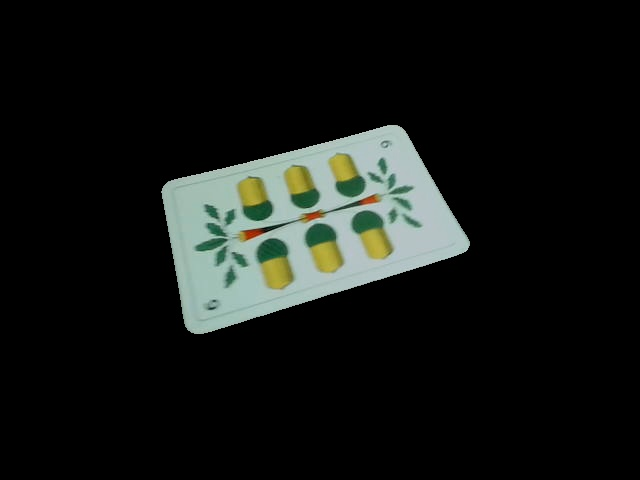
#> input picture images/02_data_preparation/datascan_ii/A0_000011.jpg, 640 x 480 px, given as the content of the folder ./images/a, which was not available
$ jupyter execute 02_DataPreparation_03.ipynb   (text cells are left out)
#> lines starting #> are read from the running program, lines starting #| are printed output that depends on the picture; after the words box and inside, x2 and y2 are one past the last pixel; in counts of white or black regions, pixels touching at a corner belong together; pictures that were not available may be replaced by others from this repository, and a replacement may not be noted
#> further down, myImage is the input picture: shape (480, 640, 3); mean B, G, R 20.6, 23.1, 20.1
### JassSummarizer.py
from enum import Enum
from PIL import Image
from IPython.core.display import display, HTML
import pandas as pd
import numpy as np
import cv2                                                              # computer vision python library see README.md dependencies
import io
import base64
import skimage.color
import skimage.filters
import skimage.io

# Identifies the type of card (0-3) and includes also the mode of playinf (0-5)
Jassmode=Enum("Jassmode","Eicheln,Schellen,Schilten,Rosen,Topdown,Downup",start=0)

# Identifies the names (value) of the cards
JassCN=Enum("JassCN","N6,N7,N8,N9,Banner,Bauer,Ober,Koenig,Ass",start=0)

# Identifies each available Card
JassCN2=Enum("JassCN2","A0,A1,A2,A3,A4,A5,A6,A7,A8,B0,B1,B2,B3,B4,B5,B6,B7,B8,C0,C1,C2,C3,C4,C5,C6,C7,C8,D0,D1,D2,D3,D4,D5,D6,D7,D8",start=0)

# stores the values the cards have depending on their node they run
JassRegular=[0,0,0,0,10,2,3,4,11]
JassTrumpf=[0,0,0,14,10,20,3,4,11]
JassTopdown=[0,0,8,0,10,2,3,4,11]
JassDownup=[11,7,8,0,10,2,3,4,0]

# function to get the name by cardId
# [4 lines left out: function jassCardName, not called in this run]

# short routine for image scaling
def scaleImage(img,scaleFactor):
    width  = int(img.shape[1] * scaleFactor / 100)
    height = int(img.shape[0] * scaleFactor / 100)
    dim    = (width, height)
    return cv2.resize(img, dim, interpolation = cv2.INTER_AREA)

# highlighter within pandas tables
# [14 lines left out: functions highlight_min, rgb2gray, not called in this run]

# Main routine to analyze the image
# 1st return parameter image Original
# 2nd return parameter mask
# 3rd return parameter image with countour drawn
# 4th originalmaked image baut with full black background
# 5th croped imaged^with largest boundingbox
# boundingbox dimension datas (x,y,w,h)
def analyzeScan(frame, kThreshold = 0.4):
#> called with kThreshold = 0.5
    frameOrg=np.copy(frame)                                             # make a copy from input image
    x=y=w=h=0                                                           # initialize values, will be all zero if no contours where found
    src_gray = cv2.cvtColor(frame, cv2.COLOR_BGR2GRAY)                  # opencv prefered color channel BlueGreenRed converting to grayscale before thresholding
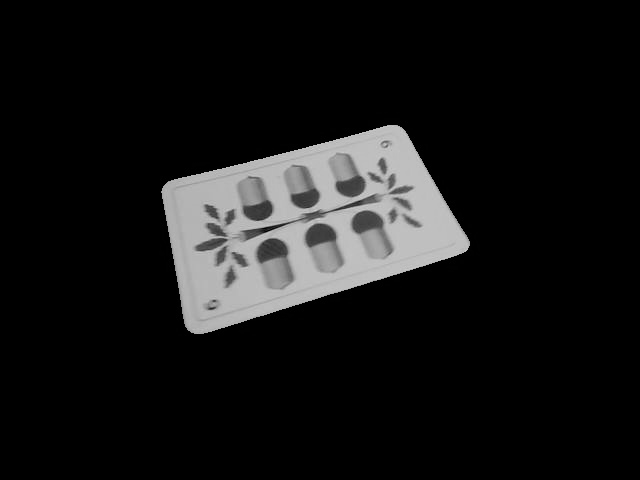
#> src_gray: shape (480, 640); min 0, max 210, mean 21.9
    #blur = cv2.blur(src_gray,(5,5))                                    # bluring the image with opencv lib which was not as good as the next line
    #cv2.GaussianBlur(src_gray,(5,5),0)                                 # not verified yet, take next line as preferred
    blur = skimage.filters.gaussian(src_gray, sigma=2)                  # <== would be nice to have a solution in opencv
    mask = blur > kThreshold                                            # apply threshold
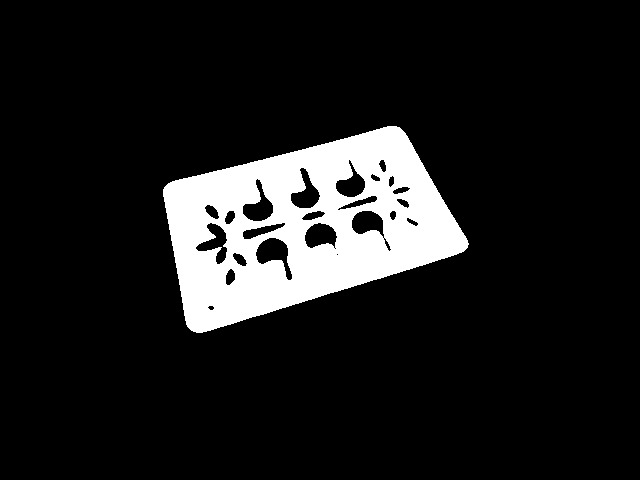
#> mask: shape (480, 640) bool; 11.2% white; 1 white region, box (x1, y1, x2, y2) and area: (163, 126, 469, 333) 34444

    sel = np.zeros_like(frame)                                          # generating black image in the size of the input image
    sel[mask] = frame[mask]                                             # the frame with the image cut out by the mask goes on top of the black image
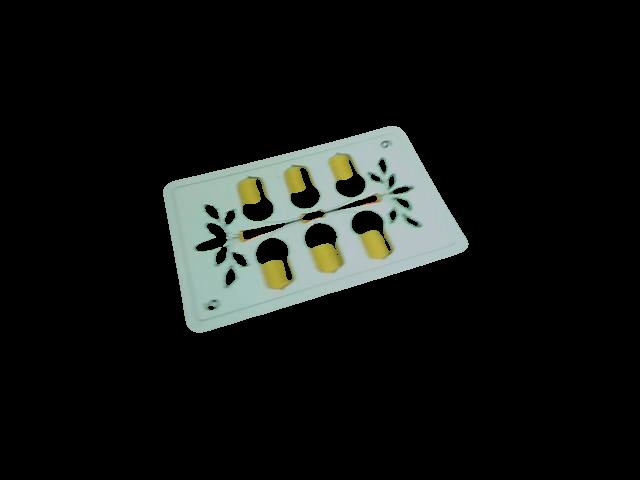
#> sel: shape (480, 640, 3); mean B, G, R 18.9, 20.8, 18.5
    (thresh, blackAndWhiteImage) = cv2.threshold(sel, 0, 255, cv2.THRESH_BINARY)
#> blackAndWhiteImage: shape (480, 640, 3); 11.2% white; 1 white region
    mT=cv2.cvtColor(sel, cv2.COLOR_BGR2GRAY)                            # converting to gray
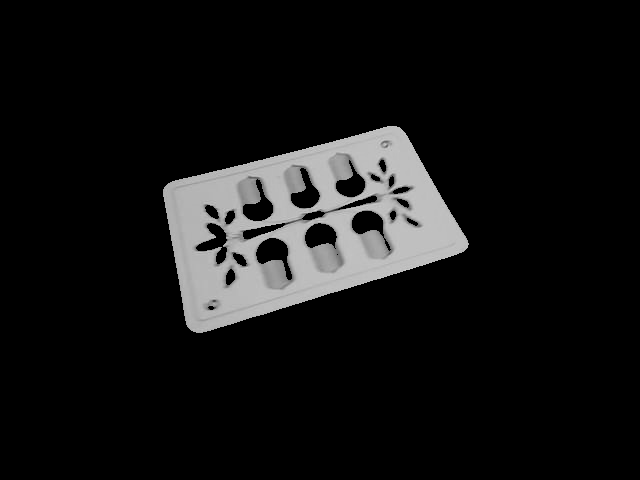
#> mT: shape (480, 640); min 0, max 210, mean 19.9
    # opencv function to find countours on the grayed picture , RETR_EXTERNAL option select only the outer contours see
    # https://docs.opencv.org/3.4/d9/d8b/tutorial_py_contours_hierarchy.html
    contours, hierarchy=cv2.findContours(mT, cv2.RETR_EXTERNAL, cv2.CHAIN_APPROX_SIMPLE )
#> contours = 1 contour; box (x1, y1, x2, y2) and area: (163, 126, 469, 333) 39547
    mask = np.full(frame.shape[0:2],255, np.uint8)                      # build mask in white coloe
    cv2.drawContours(mask, contours,-1, (0,0,0),thickness=cv2.FILLED)   # build new mask with contour information in black color
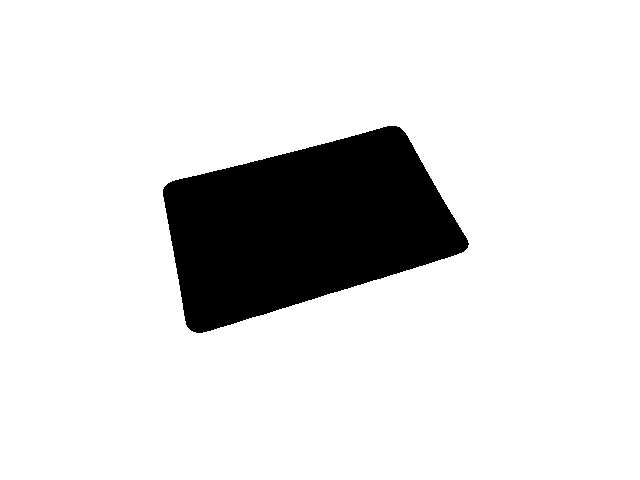
#> mask: shape (480, 640); 87% white; 1 black region, box (x1, y1, x2, y2) and area: (163, 126, 469, 333) 39935
    res = cv2.bitwise_and(frame,frame,mask = 255 - mask)                # combine new mask with frameData

    mask2 = 255 - mask
    contours, hierarchy = cv2.findContours(mask2, cv2.RETR_TREE, cv2.CHAIN_APPROX_SIMPLE)
    cv2.drawContours(frame, contours, -1, (0,255,0), 3)
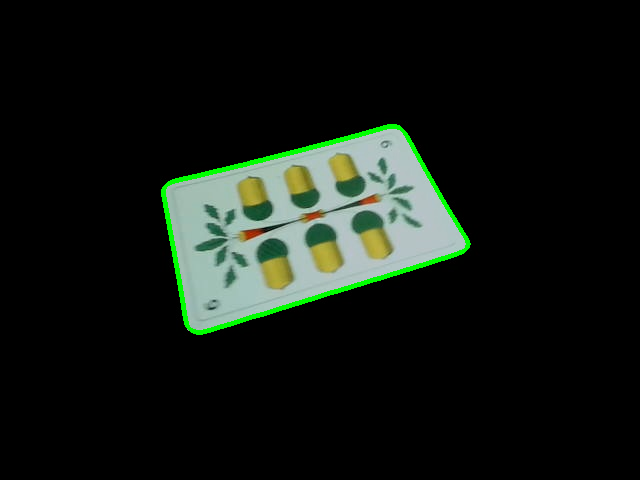
#> frame: shape (480, 640, 3); 1.26% of pixels changed, all inside (x1, y1, x2, y2) = (161, 124, 471, 335)
    contour_sizes = [(cv2.contourArea(contour), contour) for contour in contours]
#> contour_sizes = 1 item
    if len(contour_sizes)!=0:                                           # if no countour is there/found, we do not have to find the bigest available contur/boundingbox
        biggest_contour = max(contour_sizes, key=lambda x: x[0])[1]     # generate bounding box out of available contours
#> biggest_contour = contour of 434 points, box (x1, y1, x2, y2) (163, 126, 469, 333), area 39547
        x,y,w,h = cv2.boundingRect(biggest_contour)                     # store size of boundingbox for later use
#> x = 163; y = 126; w = 306; h = 207
        img_rect = cv2.rectangle(frame,(x,y),(x+w,y+h),(0,255,0),2)     # resize to size of boundingbox
    else:
        img_rect =frame                                                 # in case of no countours found use original image data

    crop_img = res[y:y+h, x:x+w]
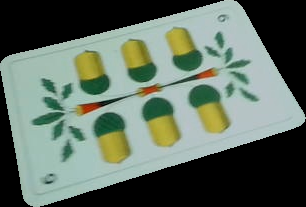
#> crop_img: shape (207, 306, 3); mean B, G, R 97.2, 109.2, 95.3
    d=[x,y,w,h]                                                         # store dimensions into one parameter
#> d = [163, 126, 306, 207]
    return frameOrg,mask,img_rect,res,crop_img,d                        # return all analyzed image data and dimenion

# function to rotate an image by degree
def rotate_image(image, angle):
  image_center = tuple(np.array(image.shape[1::-1]) / 2)
  rot_mat = cv2.getRotationMatrix2D(image_center, angle, 1.0)
  return cv2.warpAffine(image, rot_mat, image.shape[1::-1], flags=cv2.INTER_LINEAR)

# Inline Image generation with html
# [61 lines left out: functions display_imageTable, backgroundDiffuser, backgroundDiffuser2, backgroundDiffuser3, calculateScore, not called in this run]

### 02_DataPreparation_03.ipynb
[cell 1]
import JassSummarizer as js
from IPython.core.display import display, HTML
import matplotlib.pyplot as plt
import numpy as np
import pandas as pd
from tqdm import tqdm
import shutil
import os
import cv2                                                              # computer vision python library see README.md dependencies

[cell 2]
iCnt=0
outputPath=r".\images\02_data_preparation\train_datascan_iv"                        # initialize path
if not os.path.exists(outputPath):                                                  # check availability of outputpath
    os.mkdir(outputPath)                                                            # create if necessary
if not os.path.exists(r".\images\02_data_preparation\train_datascan_iv\D8\D8_006479.jpg"):
    for cardType in "a,b,c,d".split(","):                                           # iterate for each card type
        path=r".\\images\\"+cardType                                                # construct desired input path
        fileList = [os.path.join(dp, f) for dp, dn, filenames in os.walk(path) for f in filenames if os.path.splitext(f)[1] == '.jpg']
        with tqdm(total=len(fileList)) as pbar:                                     # visualize progress
            for file in fileList:                                                   # iterate trough all files found
                myImage=cv2.imread(file,cv2.IMREAD_COLOR)                           # read image
                frameOrg,mask,img_rect,res,original,d=js.analyzeScan(myImage,0.5)   # call analyzeScan
#> d = [163, 126, 306, 207]
                cardType=file.split("\\")[-1][0:2].upper()                          # get target cardType
                outputPathCard=os.path.join(outputPath,cardType)                    # prepare outputpath
                if not os.path.exists(outputPathCard):                              # check if already there
                    os.mkdir(outputPathCard)                                        # create if not there
                for angle in range(-90,90,1):                                       # loop trough the angles
                    bigImage=np.zeros((1104*3,724*3,3),"uint8")                     # build superset image to make sure it gets fit during rotating
                    myImage=original.copy()                                         # copy original data
                    bigImage[1104:(1104+myImage.shape[0]), 724:(724+myImage.shape[1])] = myImage
                    result=js.rotate_image(bigImage,angle)                          # rotate image on angle
                    frameOrg,mask,img_rect,res,crop_img,d=js.analyzeScan(result,0.4)       # crop image
                    outFilename=os.path.join(outputPathCard,f"{cardType}_{iCnt:06d}.jpg")  # generate output filename
                    cv2.imwrite(outFilename, js.scaleImage(crop_img,40))            # scale & save scan to corresponding path (using tempory path for convenience)
                    iCnt=iCnt+1                                                     # increase counter
                pbar.update(1)                                                      # update progres bar

[cell 3]
# if you realy want to generate the images, edit the next line to : 1==1
if 1==2:
    iCnt=0
    pathList= [r".\images\02_data_preparation\datascan_ii"]
    OUTPUTPATH= r".\images\02_data_preparation\train_datascan_v"
    # iterate trough pathList
    for path in pathList:
        setName=OUTPUTPATH[-1]
        outputPath=OUTPUTPATH
        if not os.path.exists(outputPath):                                                  # check availability of outputpath
            os.mkdir(outputPath)                                                            # create if necessary

        # generate a fileList of desired mp4 files
        fileList = [os.path.join(dp, f) for dp, dn, filenames in os.walk(path) for f in filenames if os.path.splitext(f)[1] == '.jpg']

        with tqdm(total=len(fileList)) as pbar:                                     # visualize progress
                for file in fileList:                                                   # iterate trough all files found
                    myImage=cv2.imread(file,cv2.IMREAD_COLOR)                           # read image
                    frameOrg,mask,img_rect,res,original,d=js.analyzeScan(myImage,0.5)   # call analyzeScan
                    cardType=file.split("\\")[-1][0:2].upper()                          # get target cardType
                    outputPathCard=os.path.join(outputPath,cardType)                    # prepare outputpath
                    if not os.path.exists(outputPathCard):                              # check if already there
                        os.mkdir(outputPathCard)                                        # create if not there
                    for angle in range(-90,90,3):                                       # loop trough the angles
                        bigImage=np.zeros((1104*3,724*3,3),"uint8")                     # build superset image to make sure it gets fit during rotating
                        myImage=original.copy()                                         # copy original data
                        bigImage[1104:(1104+myImage.shape[0]), 724:(724+myImage.shape[1])] = myImage
                        result=js.rotate_image(bigImage,angle)                          # rotate image on angle
                        frameOrg,mask,img_rect,res,crop_img,d=js.analyzeScan(result,0.4)       # crop image
                        outFilename=os.path.join(outputPathCard,f"{cardType}_{iCnt:06d}.jpg")  # generate output filename
                        cv2.imwrite(outFilename, js.scaleImage(crop_img,40))            # scale & save scan to corresponding path (using tempory path for convenience)
                        iCnt=iCnt+1                                                     # increase counter
                    pbar.update(1)

[cell 4]
path = r".\images\a"
fileList = [os.path.join(dp, f) for dp, dn, filenames in os.walk(path) for f in filenames if os.path.splitext(f)[1] == '.jpg']

fig, axes = plt.subplots(nrows=9, ncols=4,figsize=[20, 36])                     # define matrix size
plt.subplots_adjust(hspace=0.35)                                                # make space between charts to read title

row=0                                                                           # row counter initialization
for cardNr in range(0,9):                                                       # row loop
    col=0                                                                       # col counter initialization
    for cardType in "a,b,c,d".split(","):                                       # loop trough cardTypes
        file = os.path.join(r".\images",cardType,f"{cardType}{cardNr}_{str(9-cardNr).zfill(4)}.jpg")
        cardName=js.jassCardName(cardType.upper()+str(cardNr))                  # get cardName

        img = cv2.imread(file)                                                  # read image data
        #img = js.scaleImage(img,20)                                            # scaling if desired
        code=file.split("\\")[-1][0:2]                                          # code of card
        color = ('b','g','r')                                                   # the graph enumerator and color
        titel=js.jassCardName(code.upper())                                     # define titel for chart
        axes[row,col].set_title(titel)                                          # set titel in subchart
        axes[row,col].set_yscale('log')                                         # set logarithmic scale (to many white pixels)
        for i,col2 in enumerate(color):                                         # color enumerator
            histr = cv2.calcHist([img],[i],None,[256],[0,256])                  # calc histodata
            axes[row,col].plot(histr,color = col2)                              # plot histodata
        col=col+1                                                               # increment col
    row=row+1                                                                   # increment row
plt.show()
